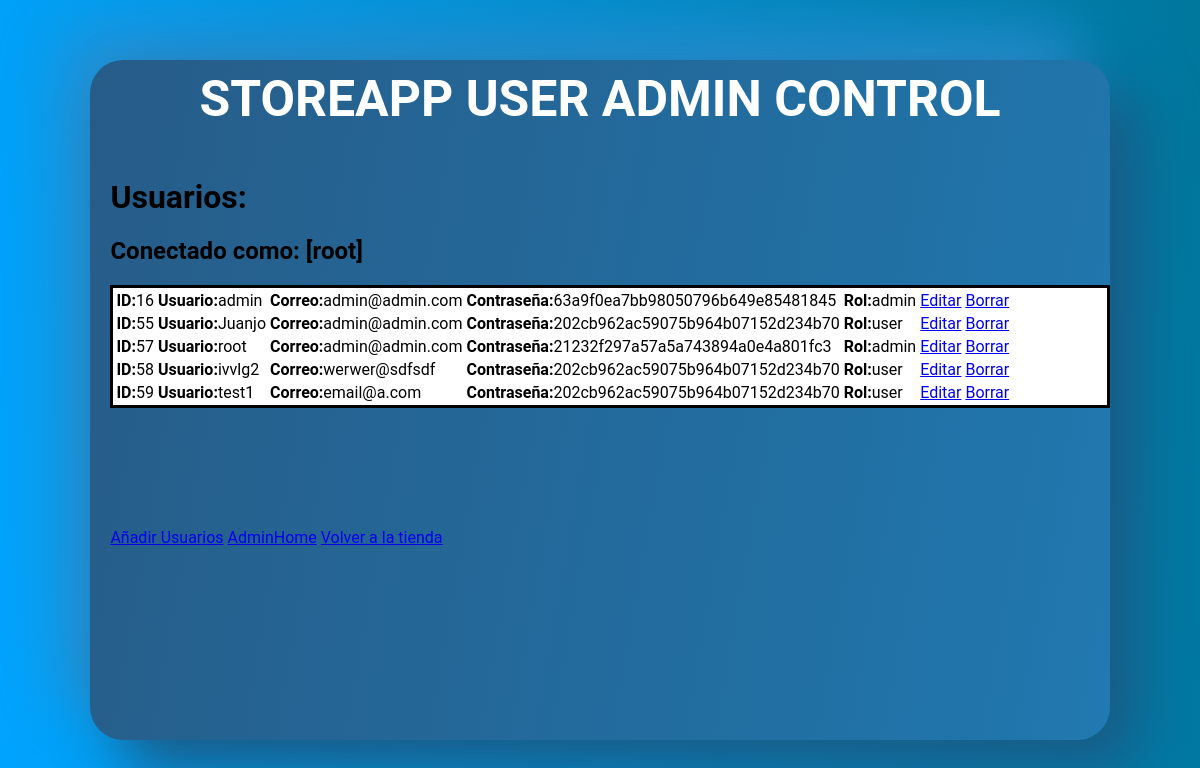
Page /usercontroller/adminusercontrol.php (signed in) on the committed database.
### tables this page shows
CREATE TABLE `users` (
  `id` int(11) NOT NULL,
  `username` varchar(50) NOT NULL,
  `email` varchar(50) NOT NULL,
  `password` varchar(50) NOT NULL,
  `create_datetime` datetime NOT NULL,
  `usertype` varchar(50) NOT NULL DEFAULT 'user',
  `ruta_img` varchar(100) DEFAULT NULL
);

### usercontroller/adminusercontrol.php (the view, shortened to what this page needs)
<!DOCTYPE html>
<html lang="en">
<head>
    <link rel="stylesheet" type="text/css" href="../external/admincontrol.css">
</head>
<body>
    <div class="h">
        <div class="box_profile">
            <p class="title"><b>STOREAPP USER ADMIN CONTROL</b></p>
            <div class="container_boxes">
                <?php
                require_once "../db.php";
                $username = $_SESSION['username'];
                $sql_fetch_todos = "SELECT * FROM users ORDER BY id ASC";
                $query = mysqli_query($con, $sql_fetch_todos);
                ?>
                <!doctype html>
                <html lang="en">
                <head>
                </head>
                <body>
                    <div class="container">
                        <h1 class="title_productos">Usuarios:</h1>
                        <h2 class="title_productos">Conectado como: [<?php echo $username ?>]</h2>
                    </div>
                    <div class="table_info">
                        <table>
                            <?php
                            while ($row = mysqli_fetch_array($query)) { ?>
                                <tr>
                                    <td><b>ID:</b><?php echo $row['id'] ?></td>
                                    <td><b>Usuario:</b><?php echo $row['username'] ?></td>
                                    <td><b>Correo:</b><?php echo $row['email'] ?></td>
                                    <td><b>Contraseña:</b><?php echo $row['password'];?></td>
                                    <td><b>Rol:</b><?php echo $row['usertype'];?></td>
                                    <td class="modify"><a name="edit" id="" class="bfix" href="fix.php?id=<?php echo $row['id'] ?>&message=<?php echo $row['username'] ?>&amount=<?php echo $row['email'] ?> &price=<?php echo $row['password']; ?> &price=<?php echo $row['usertype']; ?>" role="button">
                                            Editar
                                        </a></td>
                                    <td class="delete"><a name="id" id="" class="bdelete" href="delete.php?id=<?php echo $row['id'] ?>" role="button">
                                            Borrar
                                        </a></td>
                                </tr>
                            <?php
                            } ?>
                        </table>
                    </div>
                </body>
                </html>
            </div>
            <div class="container_buttons">
            <a name="" id="" class="Añadir productos" href="addlist.php" role="button">Añadir Usuarios</a>
            <a name="" id="" class="Añadir productos" href="../view/adminhome.php" role="button">AdminHome</a>
            <a name="" id="" class="Volver al menú" href="../view/userview.php" role="button">Volver a la tienda</a>
            </div>
        </div>
    </div>
</body>
</html>

### external/admincontrol.css (style rules this page uses)
html { height:100%; background: linear-gradient(85deg,#00a4ff,#006e8a); background-size: 120% 120%; animation: gradient-animation 8s ease infinite; }
body { position:absolute; top:0; bottom:0; right:0; left:0; margin:0%; font-family: Roboto, "Segoe UI", Tahoma, sans-serif; }
.h { width: 100%; height: 100%; display: flex; justify-content: center; align-content: center; align-items: center; }
.box_profile { background: linear-gradient(280deg,#35a0e7,#2075ab,#275c88); background-size: 180% 180%; animation: gradient-animation 15s ease infinite; height: 85%; box-shadow: 30px 30px 60px #195b85, -30px -30px 60px #278fd1; border-radius: 33px; width: 85%; align-self: center; }
.title { color: white; font-size: 50px; text-align: center; margin-top: 10px; }
.container_buttons { margin-top: 120px; margin-left: 2%; }
.title_productos { margin-left: 2%; }
.table_info { margin-left: 2%; background-color: white; border-style: solid; padding-right: 50px; }

### rows in the picture
users: id "16", username "admin", email "admin@admin.com", password "63a9f0ea7bb98050796b649e85481845", usertype "admin"
users: id "55", username "Juanjo", email "admin@admin.com", password "202cb962ac59075b964b07152d234b70", usertype "user"
users: id "57", username "root", email "admin@admin.com", password "21232f297a57a5a743894a0e4a801fc3", usertype "admin"
users: id "58", username "ivvlg2", email "werwer@sdfsdf", password "202cb962ac59075b964b07152d234b70", usertype "user"
users: id "59", username "test1", email "email@a.com", password "202cb962ac59075b964b07152d234b70", usertype "user"

### other values in the picture
$username "root"
